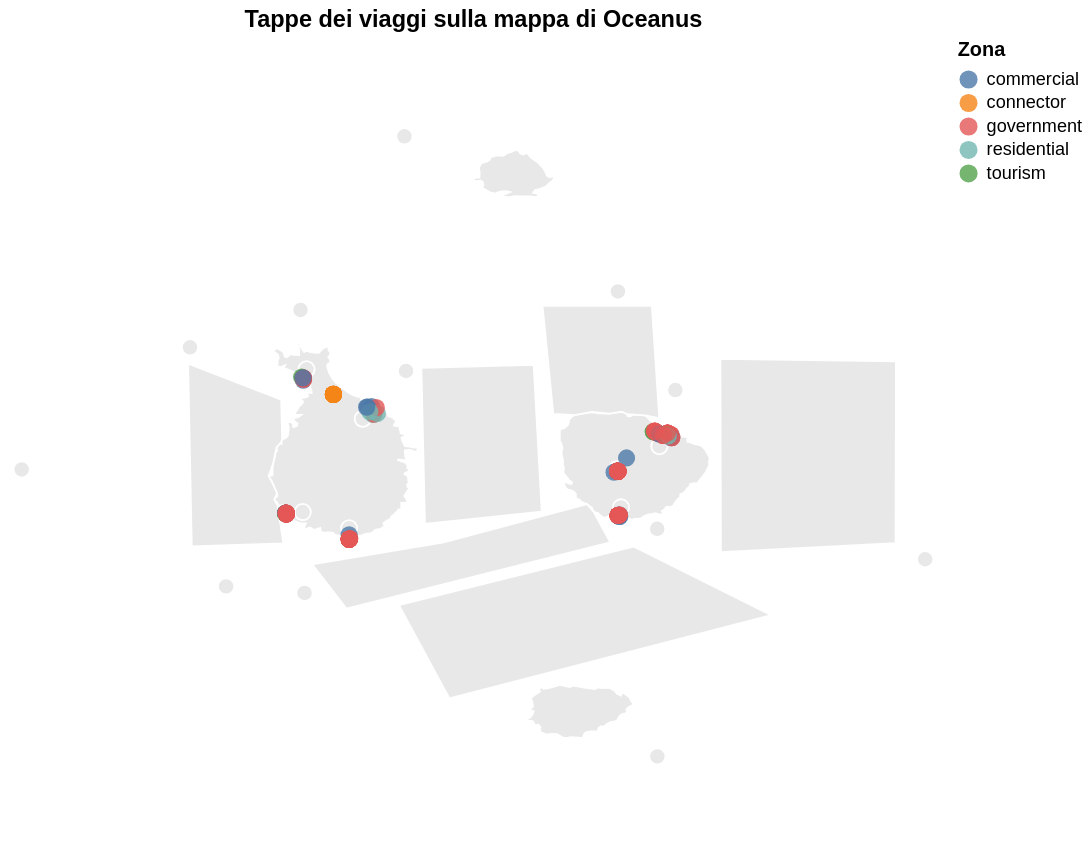

Notebook code cell kept with this figure:
### Code cell
with open("../public/data/raw_data/oceanus_map.geojson") as f:
    oceanus_geo = json.load(f)

stops_full = (
    trip_stops
    .merge(trips[["id", "person_id"]], left_on="trip_id", right_on="id", suffixes=("", "_trip"))
    .merge(places[["id", "name", "latitude", "longitude", "zone"]], left_on="place_id", right_on="id",
           suffixes=("", "_place"))
)

background = alt.Chart(alt.Data(values=oceanus_geo["features"])).mark_geoshape(
    fill="#e8e8e8", stroke="white", strokeWidth=1
).project(type="identity", reflectY=True)

person_dropdown = alt.binding_select(options=sorted(persons["id"].unique()), name="Persona: ")
person_select = alt.selection_point(fields=["person_id"], bind=person_dropdown,
                                     value=[{"person_id": persons["id"].iloc[0]}])

points = alt.Chart(stops_full).mark_circle(size=90, opacity=0.8).encode(
    longitude="longitude:Q", latitude="latitude:Q",
    color=alt.Color("zone:N", title="Zona"),
    tooltip=["name", "zone", "time"],
).add_params(person_select).transform_filter(person_select).project(type="identity", reflectY=True)

chart = (background + points).properties(width=500, height=450,
                                          title="Tappe dei viaggi sulla mappa di Oceanus")
chart

### Figure 1 — Vega-Lite specification as saved in the notebook (floating-point values rounded to 4 significant figures; data arrays with more than 128 entries replaced by an {"elided": "..."} marker saying what was removed)
{"config": {"view": {"continuousWidth": 300, "continuousHeight": 300}}, "layer": [{"data": {"values": [{"type": "Feature", "properties": {"Name": "Suna Island", "Description": "Large island of Oceanus", "Activities": ["Residential"], "type": "Entity.Location.Region", "Kind": "Island", "fish_species_present": null}, "geometry": {"type": "Polygon", "coordinates": {"elided": "1x280x2 float values"}}}, {"type": "Feature", "properties": {"Name": "Thalassa Retreat", "Description": "Smaller island of Oceanus", "Activities": ["Residential"], "type": "Entity.Location.Region", "Kind": "Island", "fish_species_present": null}, "geometry": {"type": "Polygon", "coordinates": {"elided": "1x153x2 float values"}}}, {"type": "Feature", "properties": {"Name": "Makara Shoal", "Description": "A small, generally unregulated island", "Activities": ["Recreation"], "type": "Entity.Location.Region", "Kind": "Island", "fish_species_present": null}, "geometry": {"type": "Polygon", "coordinates": [[[-165.0, 40.6], [-165.0, 40.61], [-165.0, 40.61], [-165.0, 40.62], [-165.0, 40.61], [-165.0, 40.61], [-165.0, 40.6], [-164.9, 40.61], [-164.9, 40.59], [-164.9, 40.58], [-164.9, 40.57], [-164.9, 40.56], [-164.9, 40.54], [-164.9, 40.53], [-164.9, 40.52], [-164.9, 40.51], [-164.9, 40.51], [-164.8, 40.51], [-164.8, 40.51], [-164.8, 40.5], [-164.8, 40.49], [-164.9, 40.48], [-164.9, 40.47], [-164.9, 40.46], [-164.9, 40.46], [-164.9, 40.45], [-164.9, 40.44], [-164.9, 40.44], [-164.9, 40.43], [-164.9, 40.42], [-164.9, 40.43], [-165.0, 40.43], [-165.0, 40.43], [-165.0, 40.42], [-165.0, 40.42], [-165.0, 40.43], [-165.0, 40.43], [-165.0, 40.44], [-165.0, 40.44], [-165.0, 40.45], [-165.0, 40.45], [-165.1, 40.44], [-165.1, 40.44], [-165.1, 40.44], [-165.1, 40.44], [-165.1, 40.46], [-165.1, 40.47], [-165.1, 40.47], [-165.1, 40.48], [-165.1, 40.49], [-165.2, 40.49], [-165.2, 40.49], [-165.2, 40.5], [-165.1, 40.5], [-165.1, 40.52], [-165.1, 40.55], [-165.1, 40.57], [-165.1, 40.57], [-165.1, 40.58], [-165.1, 40.59], [-165.1, 40.59], [-165.1, 40.6], [-165.0, 40.6]]]}}, {"type": "Feature", "properties": {"Name": "Silent Sanctuary", "Description": "A small bird sea-bird sanctuary", "Activities": ["Tourism", "Research"], "type": "Entity.Location.Region", "Kind": "Island", "fish_species_present": null}, "geometry": {"type": "Polygon", "coordinates": {"elided": "1x72x2 float values"}}}, {"type": "Feature", "properties": {"Name": "Cod Table", "Description": "", "Activities": ["Commercial fishing"], "type": "Entity.Location.Region", "Kind": "Fishing Ground", "fish_species_present": ["Cod/Gadus n.specificatae", "Birdseye/Pisces frigus", "Beauvoir/Habeas pisces"]}, "geometry": {"type": "Polygon", "coordinates": [[[-164.1, 39.74], [-163.4, 39.73], [-163.4, 38.97], [-164.1, 38.93], [-164.1, 39.74]]]}}, {"type": "Feature", "properties": {"Name": "Ghoti Preserve", "Description": "", "Activities": ["Research", "Tourism", "Recreation"], "type": "Entity.Location.Region", "Kind": "Ecological Preserve", "fish_species_present": ["Wrasse/Labridae n.refert", "Beauvoir/Habeas pisces", "Helenaa/Pisces satis", "Offidiaa/Piscis osseus"]}, "geometry": {"type": "Polygon", "coordinates": [[[-164.4, 39.97], [-164.9, 39.97], [-164.8, 39.51], [-164.7, 39.51], [-164.7, 39.52], [-164.6, 39.51], [-164.5, 39.52], [-164.5, 39.51], [-164.4, 39.51], [-164.4, 39.49], [-164.4, 39.97]]]}}, {"type": "Feature", "properties": {"Name": "Wrasse Beds", "Description": "", "Activities": ["Commercial fishing"], "type": "Entity.Location.Region", "Kind": "Fishing Ground", "fish_species_present": ["Wrasse/Labridae n.refert", "Birdseye/Pisces frigus", "Beauvoir/Habeas pisces"]}, "geometry": {"type": "Polygon", "coordinates": [[[-165.4, 39.71], [-165.4, 39.05], [-164.9, 39.1], [-164.9, 39.72], [-165.4, 39.71]]]}}, {"type": "Feature", "properties": {"Name": "Nemo Reef", "Description": "", "Activities": ["Recreation", "Tourism"], "type": "Entity.Location.Region", "Kind": "Ecological Preserve", "fish_species_present": ["Wrasse/Labridae n.refert", "Tuna/Thunnini n.vera", "Birdseye/Pisces frigus", "Beauvoir/Habeas pisces", "Helenaa/Pisces satis"]}, "geometry": {"type": "Polygon", "coordinates": [[[-165.3, 38.97], [-165.8, 38.88], [-165.7, 38.69], [-164.6, 38.97], [-164.7, 39.1], [-164.7, 39.13], [-165.3, 38.97]]]}}, {"type": "Feature", "properties": {"Name": "Don Limpet Preserve", "Description": "", "Activities": ["Recreation", "Tourism"], "type": "Entity.Location.Region", "Kind": "Ecological Preserve", "fish_species_present": ["Tuna/Thunnini n.vera", "Birdseye/Pisces frigus", "Beauvoir/Habeas pisces", "Helenaa/Pisces satis", "Sockfish/Pisces foetida"]}, "geometry": {"type": "Polygon", "coordinates": [[[-166.0, 39.39], [-166.0, 39.41], [-166.0, 39.57], [-166.4, 39.72], [-166.4, 38.96], [-166.0, 38.97], [-166.0, 39.13], [-166.0, 39.15], [-166.0, 39.18], [-166.0, 39.22], [-166.0, 39.25], [-166.0, 39.3], [-166.0, 39.34], [-166.0, 39.37], [-166.0, 39.39]]]}}, {"type": "Feature", "properties": {"Name": "Tuna Shelf", "Description": "", "Activities": ["Commercial fishing", "Sport fishing"], "type": "Entity.Location.Region", "Kind": "Fishing Ground", "fish_species_present": ["Tuna/Thunnini n.vera", "Birdseye/Pisces frigus", "Beauvoir/Habeas pisces", "Harland/Piscis sapidum"]}, "geometry": {"type": "Polygon", "coordinates": [[[-165.5, 38.71], [-165.3, 38.32], [-163.9, 38.67], [-164.5, 38.96], [-165.5, 38.71]]]}}, {"type": "Feature", "properties": {"Name": "Haacklee", "Description": null, "Kind": "city", "type": "Entity.Location.City", "Activities": ["Tourism", "Local shipping"]}, "geometry": {"type": "Point", "coordinates": [-165.7, 39.03]}}, {"type": "Feature", "properties": {"Name": "Port Grove", "Description": null, "Kind": "city", "type": "Entity.Location.City", "Activities": ["Tourism", "Research"]}, "geometry": {"type": "Point", "coordinates": [-165.9, 39.1]}}, {"type": "Feature", "properties": {"Name": "Lomark", "Description": null, "Kind": "city", "type": "Entity.Location.City", "Activities": ["Deep sea fishing", "Commercial fishing", "Tourism", "Shipping"]}, "geometry": {"type": "Point", "coordinates": [-165.6, 39.49]}}, {"type": "Feature", "properties": {"Name": "Himark", "Description": null, "Kind": "city", "type": "Entity.Location.City", "Activities": ["Recreation, tourism"]}, "geometry": {"type": "Point", "coordinates": [-165.9, 39.7]}}, {"type": "Feature", "properties": {"Name": "Paackland", "Description": null, "Kind": "city", "type": "Entity.Location.City", "Activities": ["Industry", "Fishing industry", "Local shipping", "Tourism", "Research", "Sport fishing"]}, "geometry": {"type": "Point", "coordinates": [-164.4, 39.38]}}, {"type": "Feature", "properties": {"Name": "Centralia", "Description": "Adimistrative seat of Oceanus", "Kind": "city", "type": "Entity.Location.City", "Activities": ["Goverment", "Recreation", "Resarch"]}, "geometry": {"type": "Point", "coordinates": [-164.6, 39.28]}}, {"type": "Feature", "properties": {"Name": "South Paackland", "Description": null, "Kind": "city", "type": "Entity.Location.City", "Activities": ["Industry", "Fishing industry", "Local shipping"]}, "geometry": {"type": "Point", "coordinates": [-164.5, 39.12]}}, {"type": "Feature", "properties": {"Name": "Exit West", "Description": null, "Kind": "buoy", "type": "Entity.Location.Point", "Activities": ["International shipping", "Deep sea fishing"]}, "geometry": {"type": "Point", "coordinates": [-167.1, 39.28]}}, {"type": "Feature", "properties": {"Name": "Nav 3", "Description": "Navigation in/out of South Paackland", "Kind": "buoy", "type": "Entity.Location.Point", "Activities": ["Navigation"]}, "geometry": {"type": "Point", "coordinates": [-164.4, 39.03]}}, {"type": "Feature", "properties": {"Name": "Nav D", "Description": "Safe navigation around Nemo Reef", "Kind": "buoy", "type": "Entity.Location.Point", "Activities": ["Navigation"]}, "geometry": {"type": "Point", "coordinates": [-165.9, 38.76]}}, {"type": "Feature", "properties": {"Name": "Nav B", "Description": "Safe Navigation around Limpet Preserve", "Kind": "buoy", "type": "Entity.Location.Point", "Activities": ["Navigation"]}, "geometry": {"type": "Point", "coordinates": [-166.2, 38.79]}}, {"type": "Feature", "properties": {"Name": "Nav A", "Description": "Safe Navigation around Limpet Preserve", "Kind": "buoy", "type": "Entity.Location.Point", "Activities": ["Navigation"]}, "geometry": {"type": "Point", "coordinates": [-166.4, 39.79]}}, {"type": "Feature", "properties": {"Name": "Nav C", "Description": "Safe Navigation near Lomark", "Kind": "buoy", "type": "Entity.Location.Point", "Activities": ["Navigation"]}, "geometry": {"type": "Point", "coordinates": [-165.5, 39.69]}}, {"type": "Feature", "properties": {"Name": "Nav 2", "Description": "Safe navigation near Ghoti Preserve and Paackland", "Kind": "buoy", "type": "Entity.Location.Point", "Activities": ["Navigation"]}, "geometry": {"type": "Point", "coordinates": [-164.3, 39.61]}}, {"type": "Feature", "properties": {"Name": "Nav 1", "Description": "Navigation north of Ghoti Preserve", "Kind": "buoy", "type": "Entity.Location.Point", "Activities": ["Navigation"]}, "geometry": {"type": "Point", "coordinates": [-164.6, 40.03]}}, {"type": "Feature", "properties": {"Name": "Exit East", "Description": null, "Kind": "buoy", "type": "Entity.Location.Point", "Activities": ["International shipping", "Deep sea fishing"]}, "geometry": {"type": "Point", "coordinates": [-163.3, 38.9]}}, {"type": "Feature", "properties": {"Name": "Exit South", "Description": null, "Kind": "buoy", "type": "Entity.Location.Point", "Activities": ["International shipping", "Deep sea fishing"]}, "geometry": {"type": "Point", "coordinates": [-164.4, 38.07]}}, {"type": "Feature", "properties": {"Name": "Exit North", "Description": null, "Kind": "buoy", "type": "Entity.Location.Point", "Activities": ["International shipping", "Deep sea fishing"]}, "geometry": {"type": "Point", "coordinates": [-165.5, 40.68]}}, {"type": "Feature", "properties": {"Name": "Nav E", "Description": "Safe Navigation", "Kind": "buoy", "type": "Entity.Location.Point", "Activities": ["Navigation"]}, "geometry": {"type": "Point", "coordinates": [-165.9, 39.95]}}]}, "mark": {"type": "geoshape", "fill": "#e8e8e8", "stroke": "white", "strokeWidth": 1}, "projection": {"reflectY": true, "type": "identity"}}, {"data": {"name": "data-b3a8c1a4eb356ff5a393f383db3ab1db"}, "mark": {"type": "circle", "opacity": 0.8, "size": 90}, "encoding": {"color": {"field": "zone", "title": "Zona", "type": "nominal"}, "latitude": {"field": "latitude", "type": "quantitative"}, "longitude": {"field": "longitude", "type": "quantitative"}, "tooltip": [{"field": "name", "type": "nominal"}, {"field": "zone", "type": "nominal"}, {"field": "time", "type": "nominal"}]}, "name": "view_f78774cc23f7b00a_1", "projection": {"reflectY": true, "type": "identity"}, "transform": [{"filter": {"param": "param_084a1037c4076f47"}}]}], "height": 450, "params": [{"name": "param_084a1037c4076f47", "select": {"type": "point", "fields": ["person_id"]}, "bind": {"input": "select", "options": ["Carol Limpet", "Ed Helpsford", "Seal", "Sean", "Simone Kat", "Tante Titan", "Teddy Goldstein"], "name": "Persona: "}, "value": [{"person_id": "Seal"}], "views": ["view_f78774cc23f7b00a_1"]}], "title": "Tappe dei viaggi sulla mappa di Oceanus", "width": 500, "$schema": "https://vega.github.io/schema/vega-lite/v6.1.0.json", "datasets": {"data-b3a8c1a4eb356ff5a393f383db3ab1db": {"elided": "1363 records"}}}
